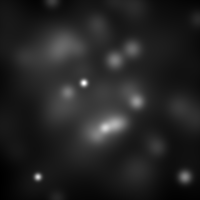
%> input picture material/code/visionbook/13MathMorph/images/rand.png, 200 x 200 px
$ octave tophat_demo.m   (GNU Octave 9; MATLAB toolbox functions it lacks are replaced by stand-ins)
%> lines starting %> are read from the running program, lines starting %| are printed output that depends on the picture
### material/code/visionbook/matlab_code/misc/exportfig.m
function exportfig(varargin)
%EXPORTFIG  Export a figure to Encapsulated Postscript.
%   EXPORTFIG(H, FILENAME) writes the figure H to FILENAME.  H is
%   a figure handle and FILENAME is a string that specifies the
%   name of the output file.
%
%   EXPORTFIG(...,PARAM1,VAL1,PARAM2,VAL2,...) specifies
%   parameters that control various characteristics of the output
%   file.
%
%   Format Paramter:
%     'Format'  one of the strings 'eps','eps2','jpeg','png','preview'
%          specifies the output format. Defaults to 'eps'.
%          The output format 'preview' does not generate an output
%          file but instead creates a new figure window with a
%          preview of the exported figure. In this case the
%          FILENAME parameter is ignored.
%
%     'Preview' one of the strings 'none', 'tiff'
%          specifies a preview for EPS files. Defaults to 'none'.
%
%   Size Parameters:
%     'Width'   a positive scalar
%          specifies the width in the figure's PaperUnits
%     'Height'  a positive scalar
%          specifies the height in the figure's PaperUnits
%
%     Specifying only one dimension sets the other dimension
%     so that the exported aspect ratio is the same as the
%     figure's current aspect ratio.
%     If neither dimension is specified the size defaults to
%     the width and height from the figure's PaperPosition.
%
%   Rendering Parameters:
%     'Color'     one of the strings 'bw', 'gray', 'cmyk'
%         'bw'    specifies that lines and text are exported in
%                 black and all other objects in grayscale
%         'gray'  specifies that all objects are exported in grayscale
%         'cmyk'  specifies that all objects are exported in color
%                 using the CMYK color space
%     'Renderer'  one of the strings 'painters', 'zbuffer', 'opengl'
%         specifies the renderer to use
%     'Resolution'   a positive scalar
%         specifies the resolution in dots-per-inch.
%
%     The default color setting is 'bw'.
%
%   Font Parameters:
%     'FontMode'     one of the strings 'scaled', 'fixed'
%     'FontSize'     a positive scalar
%          in 'scaled' mode multiplies with the font size of each
%          text object to obtain the exported font size
%          in 'fixed' mode specifies the font size of all text
%          objects in points
%     'FontEncoding' one of the strings 'latin1', 'adobe'
%          specifies the character encoding of the font
%
%     If FontMode is 'scaled' but FontSize is not specified then a
%     scaling factor is computed from the ratio of the size of the
%     exported figure to the size of the actual figure. The minimum
%     font size allowed after scaling is 5 points.
%     If FontMode is 'fixed' but FontSize is not specified then the
%     exported font sizes of all text objects is 7 points.
%
%     The default 'FontMode' setting is 'scaled'.
%
%   Line Width Parameters:
%     'LineMode'     one of the strings 'scaled', 'fixed'
%     'LineWidth'    a positive scalar
%          the semantics of LineMode and LineWidth are exactly the
%          same as FontMode and FontSize, except that they apply
%          to line widths instead of font sizes. The minumum line
%          width allowed after scaling is 0.5 points.
%          If LineMode is 'fixed' but LineWidth is not specified
%          then the exported line width of all line objects is 1
%          point.
%
%   Examples:
%     exportfig(gcf,'fig1.eps','height',3);
%       Exports the current figure to the file named 'fig1.eps' with
%       a height of 3 inches (assuming the figure's PaperUnits is
%       inches) and an aspect ratio the same as the figure's aspect
%       ratio on screen.
%
%     exportfig(gcf, 'fig2.eps', 'FontMode', 'fixed',...
%                'FontSize', 10, 'color', 'cmyk' );
%       Exports the current figure to 'fig2.eps' in color with all
%       text in 10 point fonts. The size of the exported figure is
%       the figure's PaperPostion width and height.


if (nargin < 2)
  error('Too few input arguments');
end

% exportfig(H, filename, ...)
H = varargin{1};
if ~ishandle(H) | ~strcmp(get(H,'type'), 'figure')
  error('First argument must be a handle to a figure.');
end
filename = varargin{2};
if ~ischar(filename)
  error('Second argument must be a string.');
end
paramPairs = varargin(3:end);

% Do some validity checking on param-value pairs
if (rem(length(paramPairs),2) ~= 0)
  error(['Invalid input syntax. Optional parameters and values' ...
	 ' must be in pairs.']);
end

format = 'eps';
preview = 'none';
width = -1;
height = -1;
%color = 'bw';
color = 'cmyk';
fontsize = -1;
fontmode='scaled';
linewidth = -1;
linemode=[];
fontencoding = 'latin1';
renderer = [];
resolution = [];

% Process param-value pairs
args = {};
for k = 1:2:length(paramPairs)
  param = lower(paramPairs{k});
  if (~ischar(param))
    error('Optional parameter names must be strings');
  end
  value = paramPairs{k+1};

  switch (param)
   case 'format'
    format = value;
    if (~strcmp(format,{'eps','eps2','jpeg','png','preview'}))
      error(['Format must be ''eps'', ''eps2'', ''jpeg'', ''png'' or' ...
	     ' ''preview''.']);
    end
   case 'preview'
    preview = value;
    if (~strcmp(preview,{'none','tiff'}))
      error('Preview must be ''none'' or ''tiff''.');
    end
   case 'width'
    width = LocalToNum(value);
    if(~LocalIsPositiveScalar(width))
      error('Width must be a numeric scalar > 0');
    end
   case 'height'
    height = LocalToNum(value);
    if(~LocalIsPositiveScalar(height))
      error('Height must be a numeric scalar > 0');
    end
   case 'color'
    color = lower(value);
    if (~strcmp(color,{'bw','gray','cmyk'}))
      error('Color must be ''bw'', ''gray'' or ''cmyk''.');
    end
   case 'fontmode'
    fontmode = lower(value);
    if (~strcmp(fontmode,{'scaled','fixed'}))
      error('FontMode must be ''scaled'' or ''fixed''.');
    end
   case 'fontsize'
    fontsize = LocalToNum(value);
    if(~LocalIsPositiveScalar(fontsize))
      error('FontSize must be a numeric scalar > 0');
    end
   case 'fontencoding'
    fontencoding = lower(value);
    if (~strcmp(fontencoding,{'latin1','adobe'}))
      error('FontEncoding must be ''latin1'' or ''adobe''.');
    end
   case 'linemode'
    linemode = lower(value);
    if (~strcmp(linemode,{'scaled','fixed'}))
      error('LineMode must be ''scaled'' or ''fixed''.');
    end
   case 'linewidth'
    linewidth = LocalToNum(value);
    if(~LocalIsPositiveScalar(linewidth))
      error('LineWidth must be a numeric scalar > 0');
    end
   case 'renderer'
    renderer = lower(value);
    if (~strcmp(renderer,{'painters','zbuffer','opengl'}))
      error('Renderer must be ''painters'', ''zbuffer'' or ''opengl''.');
    end
   case 'resolution'
    resolution = LocalToNum(value);
    if ~(isnumeric(value) & (prod(size(value)) == 1) & (value >= 0));
      error('Resolution must be a numeric scalar >= 0');
    end
   otherwise
    error(['Unrecognized option ' param '.']);
  end
end

allLines  = findall(H, 'type', 'line');
allText   = findall(H, 'type', 'text');
allAxes   = findall(H, 'type', 'axes');
allImages = findall(H, 'type', 'image');
allLights = findall(H, 'type', 'light');
allPatch  = findall(H, 'type', 'patch');
allSurf   = findall(H, 'type', 'surface');
allRect   = findall(H, 'type', 'rectangle');
allFont   = [allText; allAxes];
allColor  = [allLines; allText; allAxes; allLights];
allMarker = [allLines; allPatch; allSurf];
allEdge   = [allPatch; allSurf];
allCData  = [allImages; allPatch; allSurf];

old.objs = {};
old.prop = {};
old.values = {};

% Process format and preview parameter
showPreview = strcmp(format,'preview');
if showPreview
  format = 'png';
  filename = [tempName '.png'];
end
if strncmp(format,'eps',3) & ~strcmp(preview,'none')
  args = {args{:}, ['-' preview]};
end

hadError = 0;
try
  % Process size parameters
  paperPos = get(H, 'PaperPosition');
  old = LocalPushOldData(old, H, 'PaperPosition', paperPos);
  figureUnits = get(H, 'Units');
  set(H, 'Units', get(H,'PaperUnits'));
  figurePos = get(H, 'Position');
  aspectRatio = figurePos(3)/figurePos(4);
  set(H, 'Units', figureUnits);
  if (width == -1) & (height == -1)
    width = paperPos(3);
    height = paperPos(4);
  elseif (width == -1)
    width = height * aspectRatio;
  elseif (height == -1)
    height = width / aspectRatio;
  end
  set(H, 'PaperPosition', [0 0 width height]);
  paperPosMode = get(H, 'PaperPositionMode');
  old = LocalPushOldData(old, H, 'PaperPositionMode', paperPosMode);
  set(H, 'PaperPositionMode', 'manual');

  % Process rendering parameters
  switch (color)
   case {'bw', 'gray'}
    if ~strcmp(color,'bw') & strncmp(format,'eps',3)
      format = [format 'c'];
    end
    args = {args{:}, ['-d' format]};

    %compute and set gray colormap
    oldcmap = get(H,'Colormap');
    newgrays = 0.30*oldcmap(:,1) + 0.59*oldcmap(:,2) + 0.11*oldcmap(:,3);
    newcmap = [newgrays newgrays newgrays];
    old = LocalPushOldData(old, H, 'Colormap', oldcmap);
    set(H, 'Colormap', newcmap);

    %compute and set ColorSpec and CData properties
    old = LocalUpdateColors(allColor, 'color', old);
    old = LocalUpdateColors(allAxes, 'xcolor', old);
    old = LocalUpdateColors(allAxes, 'ycolor', old);
    old = LocalUpdateColors(allAxes, 'zcolor', old);
    old = LocalUpdateColors(allMarker, 'MarkerEdgeColor', old);
    old = LocalUpdateColors(allMarker, 'MarkerFaceColor', old);
    old = LocalUpdateColors(allEdge, 'EdgeColor', old);
    old = LocalUpdateColors(allEdge, 'FaceColor', old);
    old = LocalUpdateColors(allCData, 'CData', old);

   case 'cmyk'
    if strncmp(format,'eps',3)
      format = [format 'c'];
      args = {args{:}, ['-d' format], '-cmyk'};
    else
      args = {args{:}, ['-d' format]};
    end
   otherwise
    error('Invalid Color parameter');
  end
  if (~isempty(renderer))
    args = {args{:}, ['-' renderer]};
  end
  if (~isempty(resolution)) | ~strncmp(format,'eps',3)
    if isempty(resolution)
      resolution = 0;
    end
    args = {args{:}, ['-r' int2str(resolution)]};
  end

  % Process font parameters
  if (~isempty(fontmode))
    oldfonts = LocalGetAsCell(allFont,'FontSize');
    switch (fontmode)
     case 'fixed'
      oldfontunits = LocalGetAsCell(allFont,'FontUnits');
      old = LocalPushOldData(old, allFont, {'FontUnits'}, oldfontunits);
      set(allFont,'FontUnits','points');
      if (fontsize == -1)
	set(allFont,'FontSize',7);
      else
	set(allFont,'FontSize',fontsize);
      end
     case 'scaled'
      if (fontsize == -1)
	wscale = width/figurePos(3);
	hscale = height/figurePos(4);
	scale = min(wscale, hscale);
      else
	scale = fontsize;
      end
      newfonts = LocalScale(oldfonts,scale,5);
      set(allFont,{'FontSize'},newfonts);
     otherwise
      error('Invalid FontMode parameter');
    end
    % make sure we push the size after the units
    old = LocalPushOldData(old, allFont, {'FontSize'}, oldfonts);
  end
  if strcmp(fontencoding,'adobe') & strncmp(format,'eps',3)
    args = {args{:}, '-adobecset'};
  end

  % Process linewidth parameters
  if (~isempty(linemode))
    oldlines = LocalGetAsCell(allMarker,'LineWidth');
    old = LocalPushOldData(old, allMarker, {'LineWidth'}, oldlines);
    switch (linemode)
     case 'fixed'
      if (linewidth == -1)
	set(allMarker,'LineWidth',1);
      else
	set(allMarker,'LineWidth',linewidth);
      end
     case 'scaled'
      if (linewidth == -1)
	wscale = width/figurePos(3);
	hscale = height/figurePos(4);
	scale = min(wscale, hscale);
      else
	scale = linewidth;
      end
      newlines = LocalScale(oldlines, scale, 0.5);
      set(allMarker,{'LineWidth'},newlines);
     otherwise
      error('Invalid LineMode parameter');
    end
  end

  % Export
  print(H, filename, args{:});

catch
  hadError = 1;
end

% Restore figure settings
for n=1:length(old.objs)
  set(old.objs{n}, old.prop{n}, old.values{n});
end

if hadError
  error(deblank(lasterr));
end

% Show preview if requested
if showPreview
  X = imread(filename,'png');
  delete(filename);
  f = figure( 'Name', 'Preview', ...
	      'Menubar', 'none', ...
	      'NumberTitle', 'off', ...
	      'Visible', 'off');
  image(X);
  axis image;
  ax = findobj(f, 'type', 'axes');
  set(ax, 'Units', get(H,'PaperUnits'), ...
	  'Position', [0 0 width height], ...
	  'Visible', 'off');
  set(ax, 'Units', 'pixels');
  axesPos = get(ax,'Position');
  figPos = get(f,'Position');
  rootSize = get(0,'ScreenSize');
  figPos(3:4) = axesPos(3:4);
  if figPos(1) + figPos(3) > rootSize(3)
    figPos(1) = rootSize(3) - figPos(3) - 50;
  end
  if figPos(2) + figPos(4) > rootSize(4)
    figPos(2) = rootSize(4) - figPos(4) - 50;
  end
  set(f, 'Position',figPos, ...
	 'Visible', 'on');
end

%
%  Local Functions
%

function outData = LocalPushOldData(inData, objs, prop, values)
outData.objs = {inData.objs{:}, objs};
outData.prop = {inData.prop{:}, prop};
outData.values = {inData.values{:}, values};

function cellArray = LocalGetAsCell(fig,prop);
cellArray = get(fig,prop);
if (~isempty(cellArray)) & (~iscell(cellArray))
  cellArray = {cellArray};
end

function newArray = LocalScale(inArray, scale, minValue)
n = length(inArray);
newArray = cell(n,1);
for k=1:n
  newArray{k} = max(minValue,scale*inArray{k}(1));
end

% [76 lines left out: functions LocalMapToGray, LocalMapCData, LocalUpdateColors, LocalIsPositiveScalar, LocalToNum, not called in this run]

### material/code/visionbook/13MathMorph/tophat.m
function im_out = tophat(im,el)
% TOPHAT Top hat transformation of a grayscale image
% CMP Vision Algorithms http://visionbook.felk.cvut.cz
%
% Function tophat computes the top hat transformation of a
% grayscale image.
% Usage: im_out = tophat(im,el)
% Inputs:
%   im  [m x n]  Input image.
%   el  struct  Structuring element generated by the function strel.
% Outputs:
%   im_out  [m x n]  Top hat.
% See also: imtophat.
im_out = imerode( im, el ); % erosion
im_out = imdilate( im_out, el ); % opening
im_out = im - im_out; % top hat
return

### material/code/visionbook/cmpviapath.m
function p = cmpviapath(rootpath,stprtoolbox)
% CMPVIAPATH Sets all necessary paths for cmpvia toolbox
%
% p = cmpviapath(rootpath);
%
% Input parameters:
% rootpath ... (optinoal) root path of the toolbox, defaults
%              to current working directory
% stprtoolbox... (optional) if set to 1, path to stprtoolbox is
%                added and the toolbox is initialized
%
% Output:
% p ... added path
%
% History:
% 2006-01-26 Tomas Svoboda: created based on a similar function
%            from Vojta Franc and Vaclav Hlavac patern recognition
%            toolbox
%
% $Id: cmpviapath.m 1181 2014-04-02 15:47:26Z svoboda $

if nargin<2
  stprtoolbox=0 ;
end ;

if nargin<1
  rootpath=pwd;
end

disp('Setting path for the CMPvia codes')
disp('cmpvia@cmp.felk.cvut.cz ---------')

% set path for UNIX
p = ['$:', ...
	 '$02Image:', ...
     '$03ImageMath:', ...
	 '$04DataStr:',...
	 '$05Preproc:',...
	 '$06Segm1:',...
	 '$07Segm2:',...
	 '$08ShapeRepr:',...
	 '$09ObjRec:',...
	 '$11Theory3D:',...
     '$14Compr:', ...
     '$15Texture:', ...
     '$16Motion:', ...
	 '$matlab_code/graphcut:',...
	 '$matlab_code/bsplines:',...
     '$matlab_code/misc:'
	 ];

if stprtoolbox,
  p = [ p, '$matlab_code/stprtool:' ] ;
end ;


p=translate(p,rootpath);

% adds path at the start
addpath(p);

% setup
if stprtoolbox,
  stprpath(translate('$/matlab_code/stprtool',rootpath)) ;
end ;

%--translate ---------------------------------------------------------
function p = translate(p,rootpath);
%TRANSLATE Translate unix path to platform specific path
%   TRANSLATE fixes up the path so that it's valid on non-UNIX platforms
%
% This function was derived from MathWork M-file "pathdef.m"

cname = computer;

% Look for PC
if strncmp(cname,'PC',2)
  p = strrep(p,'/','\');
  p = strrep(p,':',';');
  p = strrep(p,'$',[rootpath '\']);

% [12 lines of commented-out code are left out]
else
  p = strrep(p,'$',[rootpath '/']);
end

### material/code/visionbook/13MathMorph/tophat_demo.m
% TOPHAT_DEMO --- Demo showing tophat to detect intensity peaks
% CMP Vision Algorithms http://visionbook.felk.cvut.cz
%
% Example
% The top hat transformation is applied to an image of randomly
% positioned and scaled 2D Gaussians, see
% Figure ??a.

addpath ../.;
cmpviapath('../.');
if (exist('output_images')~=7)
  mkdir('output_images');
end


ImageDir = 'images/' % directory containing the images

im = imread( [ImageDir 'rand.png'] );
%> im is the input picture: size 200x200 uint8; min 0, max 255, mean 35.2

figure(1);imshow(im,[0 255]);colormap jet
exportfig(1,'output_images/tophat_original.eps');


figure(2);imshow(imerode(im,strel('disk',5)),[0 255]);colormap jet
exportfig(2,'output_images/tophat_erode5.eps');
figure(3);imshow(imopen(im,strel('disk',5)),[0 255]);colormap jet
exportfig(3,'output_images/tophat_open5.eps');
%> in exportfig (call 3), `set(allFont,{'FontSize'},newfonts);`:
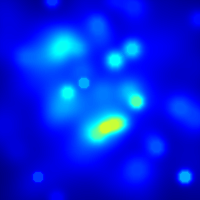
%> displayed picture: size 200x200x3, on the screen's scale of 0 to 255; mean R, G, B 1.9, 37.7, 227.7

im_tophat = tophat( im, strel('disk',5) );
figure(4);imshow(im_tophat,[0 255]);colormap jet
exportfig(4,'output_images/tophat_hat5.eps');
%> in exportfig (call 4), `set(allFont,{'FontSize'},newfonts);`:
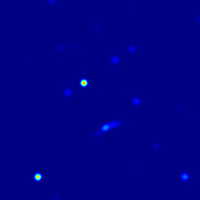
%> displayed picture: size 200x200x3, on the screen's scale of 0 to 255; mean R, G, B 0.1, 0.5, 132.8
im_tophat = tophat( im, strel('disk',10) );
figure(5);imshow(im_tophat,[0 255]);colormap jet
exportfig(5,'output_images/tophat_hat10.eps');
%> in exportfig (call 5), `set(allFont,{'FontSize'},newfonts);`:
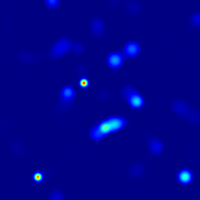
%> displayed picture: size 200x200x3, on the screen's scale of 0 to 255; mean R, G, B 0.3, 2.6, 139.3
im_tophat = tophat( im, strel('disk',20) );
%> in tophat (call 3), `im_out = imerode( im, el );`:
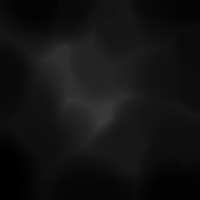
%> im_out: size 200x200 uint8; min 0, max 57, mean 18.4
%> in tophat (call 3), `im_out = imdilate( im_out, el );`:
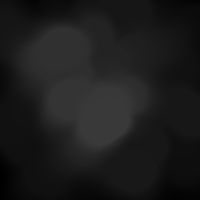
%> im_out: size 200x200 uint8; min 0, max 57, mean 28
%> in tophat (call 3), `im_out = im - im_out;`:
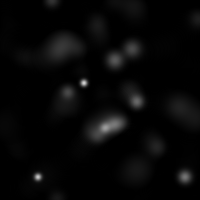
%> im_out: size 200x200 uint8; min 0, max 204, mean 7.2
figure(6);imshow(im_tophat,[0 255]);colormap jet
exportfig(6,'output_images/tophat_hat20.eps');
%> in exportfig (call 6), `set(allFont,{'FontSize'},newfonts);`:
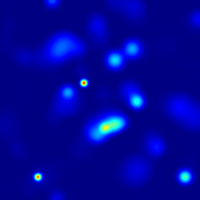
%> displayed picture: size 200x200x3, on the screen's scale of 0 to 255; mean R, G, B 0.6, 5.6, 152.9
